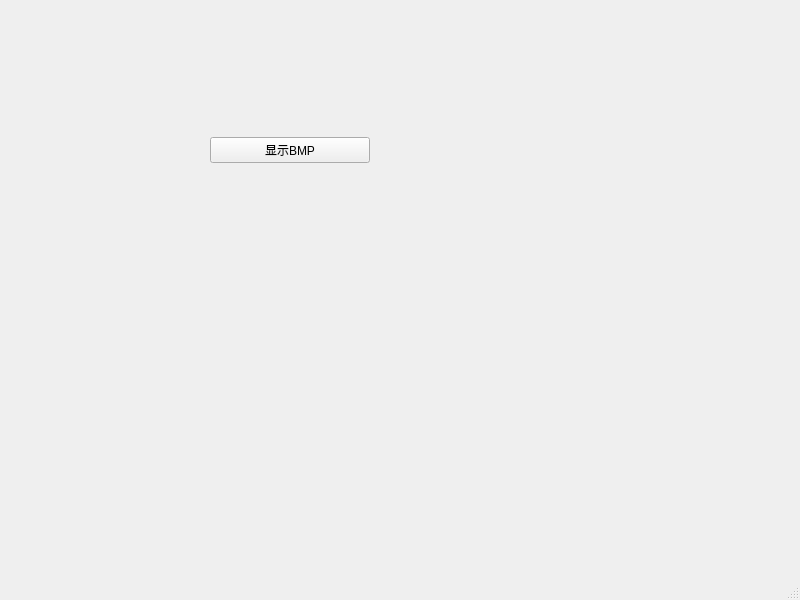
<?xml version="1.0" encoding="UTF-8"?>
<ui version="4.0">
 <class>MainWindow</class>
 <widget class="QMainWindow" name="MainWindow">
  <property name="geometry">
   <rect>
    <x>0</x>
    <y>0</y>
    <width>800</width>
    <height>600</height>
   </rect>
  </property>
  <property name="windowTitle">
   <string>MainWindow</string>
  </property>
  <widget class="QWidget" name="centralwidget">
   <widget class="QWidget" name="verticalLayoutWidget">
    <property name="geometry">
     <rect>
      <x>210</x>
      <y>110</y>
      <width>160</width>
      <height>80</height>
     </rect>
    </property>
    <layout class="QVBoxLayout" name="verticalLayout">
     <item>
      <widget class="QPushButton" name="displayBtn">
       <property name="text">
        <string>显示BMP</string>
       </property>
      </widget>
     </item>
    </layout>
   </widget>
  </widget>
  <widget class="QMenuBar" name="menubar">
   <property name="geometry">
    <rect>
     <x>0</x>
     <y>0</y>
     <width>800</width>
     <height>29</height>
    </rect>
   </property>
  </widget>
  <widget class="QStatusBar" name="statusbar"/>
 </widget>
 <resources/>
 <connections/>
</ui>
